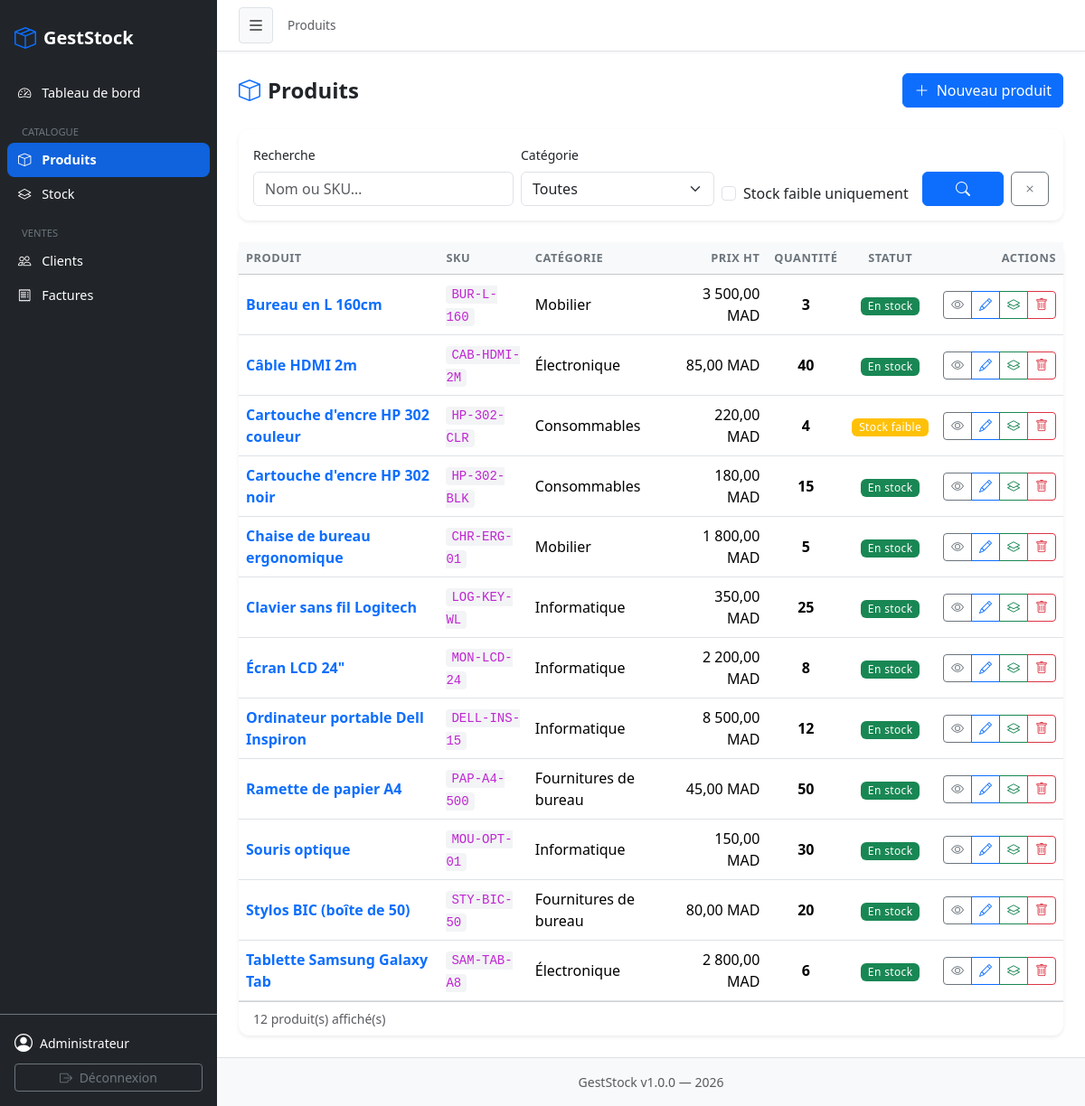
Screenshot of /products (signed in) with the database file from the repository.
### tables this page shows
CREATE TABLE `products` (
  `id`            INT UNSIGNED     NOT NULL AUTO_INCREMENT,
  `name`          VARCHAR(200)     NOT NULL,
  `sku`           VARCHAR(100)     NOT NULL,
  `category_id`   INT UNSIGNED         NULL,
  `unit_price`    DECIMAL(12,2)    NOT NULL DEFAULT 0.00,
  `cost_price`    DECIMAL(12,2)    NOT NULL DEFAULT 0.00,
  `quantity`      INT              NOT NULL DEFAULT 0,
  `minimum_stock` INT              NOT NULL DEFAULT 5,
  `description`   TEXT                 NULL,
  `created_at`    DATETIME         NOT NULL DEFAULT CURRENT_TIMESTAMP,
  `updated_at`    DATETIME         NOT NULL DEFAULT CURRENT_TIMESTAMP ON UPDATE CURRENT_TIMESTAMP,
  PRIMARY KEY (`id`),
  UNIQUE KEY `uq_products_sku` (`sku`),
  KEY `idx_products_category` (`category_id`),
  KEY `idx_products_quantity` (`quantity`),
  CONSTRAINT `fk_products_category`
    FOREIGN KEY (`category_id`) REFERENCES `categories` (`id`)
    ON DELETE SET NULL ON UPDATE CASCADE
);

CREATE TABLE `categories` (
  `id`   INT UNSIGNED NOT NULL AUTO_INCREMENT,
  `name` VARCHAR(100) NOT NULL,
  PRIMARY KEY (`id`),
  UNIQUE KEY `uq_categories_name` (`name`)
);

### controllers/ProductController.php (called while the page is built, shortened)
<?php
require_once __DIR__ . '/../models/Product.php';
class ProductController
{
    private Product  $product;
    public function __construct()
    {
        $this->product  = new Product();
    }
    public function index(): void
    {
        $filters  = [
            'search'      => $_GET['search']    ?? '',
            'category_id' => $_GET['category_id'] ?? '',
            'low_stock'   => $_GET['low_stock']  ?? '',
        ];
        $products   = $this->product->all($filters);
        require __DIR__ . '/../views/products/index.php';
    }
}

### config/app.php (called while the page is built, shortened)
<?php
function formatMoney(float $amount): string
{
    return number_format($amount, 2, ',', ' ') . ' MAD';
}
function e(mixed $val): string
{
    return htmlspecialchars((string)$val, ENT_QUOTES | ENT_SUBSTITUTE, 'UTF-8');
}
function stockStatus(int $qty, int $min): array
{
    if ($qty <= $min) {
        return ['label' => 'Stock faible',     'class' => 'warning'];
    }
    return ['label' => 'En stock', 'class' => 'success'];
}

### config/database.php (called while the page is built, shortened)
<?php
function db(): PDO
{
    static $pdo = null;
    if ($pdo === null) {
        $dsn = sprintf(
            'mysql:host=%s;port=%s;dbname=%s;charset=%s',
            DB_HOST, DB_PORT, DB_NAME, DB_CHARSET
        );
        $options = [
            PDO::ATTR_ERRMODE            => PDO::ERRMODE_EXCEPTION,
            PDO::ATTR_DEFAULT_FETCH_MODE => PDO::FETCH_ASSOC,
            PDO::ATTR_EMULATE_PREPARES   => false,
        ];
        try {
            $pdo = new PDO($dsn, DB_USER, DB_PASS, $options);
        } catch (PDOException $e) {
            die('<div style="font-family:sans-serif;color:#c0392b;padding:2rem;">
                    <h2>Erreur de connexion à la base de données</h2>
                    <p>' . htmlspecialchars($e->getMessage()) . '</p>
                 </div>');
        }
    }
    return $pdo;
}

### models/Product.php (called while the page is built, shortened)
<?php
class Product
{
    private PDO $db;
    public function __construct()
    {
        $this->db = db();
    }
    public function all(array $filters = []): array
    {
        $sql = "SELECT p.*, c.name AS category_name
                FROM products p
                LEFT JOIN categories c ON c.id = p.category_id
                WHERE 1=1";
        $params = [];
        $sql .= " ORDER BY p.name ASC";
        $stmt = $this->db->prepare($sql);
        $stmt->execute($params);
        return $stmt->fetchAll();
    }
}

### views/products/index.php (the view, shortened to what this page needs)
<?php
require __DIR__ . '/../layout/header.php';
?>
<div class="d-flex flex-wrap align-items-center justify-content-between gap-2 mb-4">
  <h4 class="fw-bold mb-0"><i class="bi bi-box me-2 text-primary"></i>Produits</h4>
  <a href="<?= APP_URL ?>/products/create" class="btn btn-primary">
    <i class="bi bi-plus-lg me-1"></i> Nouveau produit
  </a>
</div>
<form method="GET" action="<?= APP_URL ?>/products" class="card border-0 shadow-sm mb-4">
  <div class="card-body">
    <div class="row g-2 align-items-end">
      <div class="col-md-4">
        <label class="form-label small">Recherche</label>
        <input type="text" name="search" class="form-control" placeholder="Nom ou SKU…"
               value="<?= e($filters['search']) ?>">
      </div>
      <div class="col-md-3">
        <label class="form-label small">Catégorie</label>
        <select name="category_id" class="form-select">
          <option value="">Toutes</option>
        </select>
      </div>
      <div class="col-md-3">
        <div class="form-check mt-4">
          <input class="form-check-input" type="checkbox" name="low_stock" id="low_stock" value="1"
                 <?= !empty($filters['low_stock']) ? 'checked' : '' ?>>
          <label class="form-check-label" for="low_stock">Stock faible uniquement</label>
        </div>
      </div>
      <div class="col-md-2 d-flex gap-2">
        <button type="submit" class="btn btn-primary flex-fill">
          <i class="bi bi-search"></i>
        </button>
        <a href="<?= APP_URL ?>/products" class="btn btn-outline-secondary">
          <i class="bi bi-x"></i>
        </a>
      </div>
    </div>
  </div>
</form>
<div class="card border-0 shadow-sm">
  <div class="card-body p-0">
    <?php if (empty($products)): ?>
      <div class="p-5 text-center text-muted">
        <i class="bi bi-inbox fs-1 d-block mb-2"></i>
        Aucun produit trouvé.
      </div>
    <?php else: ?>
      <div class="table-responsive">
        <table class="table table-hover align-middle mb-0">
          <thead class="table-light">
            <tr>
              <th>Produit</th>
              <th>SKU</th>
              <th>Catégorie</th>
              <th class="text-end">Prix HT</th>
              <th class="text-center">Quantité</th>
              <th class="text-center">Statut</th>
              <th class="text-end">Actions</th>
            </tr>
          </thead>
          <tbody>
            <?php foreach ($products as $p): ?>
              <?php $s = stockStatus((int)$p['quantity'], (int)$p['minimum_stock']); ?>
              <tr>
                <td>
                  <a href="<?= APP_URL ?>/products/show?id=<?= $p['id'] ?>"
                     class="fw-semibold text-decoration-none">
                    <?= e($p['name']) ?>
                  </a>
                </td>
                <td><code class="small"><?= e($p['sku']) ?></code></td>
                <td><?= e($p['category_name'] ?? '—') ?></td>
                <td class="text-end"><?= formatMoney((float)$p['unit_price']) ?></td>
                <td class="text-center fw-semibold"><?= $p['quantity'] ?></td>
                <td class="text-center">
                  <span class="badge bg-<?= $s['class'] ?>"><?= $s['label'] ?></span>
                </td>
                <td class="text-end">
                  <div class="btn-group btn-group-sm">
                    <a href="<?= APP_URL ?>/products/show?id=<?= $p['id'] ?>"
                       class="btn btn-outline-secondary" title="Détails">
                      <i class="bi bi-eye"></i>
                    </a>
                    <a href="<?= APP_URL ?>/products/edit?id=<?= $p['id'] ?>"
                       class="btn btn-outline-primary" title="Modifier">
                      <i class="bi bi-pencil"></i>
                    </a>
                    <a href="<?= APP_URL ?>/stock/adjust?id=<?= $p['id'] ?>"
                       class="btn btn-outline-success" title="Ajuster stock">
                      <i class="bi bi-layers"></i>
                    </a>
                    <button type="button" class="btn btn-outline-danger btn-delete"
                            title="Supprimer"
                            data-id="<?= $p['id'] ?>"
                            data-name="<?= e($p['name']) ?>"
                            data-action="<?= APP_URL ?>/products/delete">
                      <i class="bi bi-trash"></i>
                    </button>
                  </div>
                </td>
              </tr>
            <?php endforeach; ?>
          </tbody>
        </table>
      </div>
    <?php endif; ?>
  </div>
  <div class="card-footer bg-transparent text-muted small">
    <?= count($products) ?> produit(s) affiché(s)
  </div>
</div>
<?php require __DIR__ . '/../layout/footer.php'; ?>

### public/css/app.css (style rules this page uses)
.card { border-radius: 12px; }
.table th { font-size: 0.8rem; text-transform: uppercase; letter-spacing: 0.04em; color: #6c757d; white-space: nowrap; }
.table td { vertical-align: middle; }
.badge { font-weight: 500; letter-spacing: 0.03em; }
code { font-size: 0.82em; background: #f3f4f6; padding: 2px 6px; border-radius: 4px; color: #c026d3; }
.table-hover tbody tr { transition: background 0.1s; }

### rows the page displays
products: name "Bureau en L 160cm", sku "BUR-L-160", category.name "Mobilier", unit_price "3 500,00 MAD", quantity "3", quantity+minimum_stock "En stock"
products: name "Câble HDMI 2m", sku "CAB-HDMI-2M", category.name "Électronique", unit_price "85,00 MAD", quantity "40", quantity+minimum_stock "En stock"
products: name "Cartouche d'encre HP 302 couleur", sku "HP-302-CLR", category.name "Consommables", unit_price "220,00 MAD", quantity "4", quantity+minimum_stock "Stock faible"
products: name "Cartouche d'encre HP 302 noir", sku "HP-302-BLK", category.name "Consommables", unit_price "180,00 MAD", quantity "15", quantity+minimum_stock "En stock"
products: name "Chaise de bureau ergonomique", sku "CHR-ERG-01", category.name "Mobilier", unit_price "1 800,00 MAD", quantity "5", quantity+minimum_stock "En stock"
products: name "Clavier sans fil Logitech", sku "LOG-KEY-WL", category.name "Informatique", unit_price "350,00 MAD", quantity "25", quantity+minimum_stock "En stock"
products: name "Écran LCD 24\"", sku "MON-LCD-24", category.name "Informatique", unit_price "2 200,00 MAD", quantity "8", quantity+minimum_stock "En stock"
products: name "Ordinateur portable Dell Inspiron", sku "DELL-INS-15", category.name "Informatique", unit_price "8 500,00 MAD", quantity "12", quantity+minimum_stock "En stock"
products: name "Ramette de papier A4", sku "PAP-A4-500", category.name "Fournitures de bureau", unit_price "45,00 MAD", quantity "50", quantity+minimum_stock "En stock"
products: name "Souris optique", sku "MOU-OPT-01", category.name "Informatique", unit_price "150,00 MAD", quantity "30", quantity+minimum_stock "En stock"
products: name "Stylos BIC (boîte de 50)", sku "STY-BIC-50", category.name "Fournitures de bureau", unit_price "80,00 MAD", quantity "20", quantity+minimum_stock "En stock"
products: name "Tablette Samsung Galaxy Tab", sku "SAM-TAB-A8", category.name "Électronique", unit_price "2 800,00 MAD", quantity "6", quantity+minimum_stock "En stock"

### other values shown
APP_NAME "GestStock"
$_SESSION['user_name'] "Administrateur"
$label "Produits"
count($products) "12"
APP_VERSION "1.0.0"
